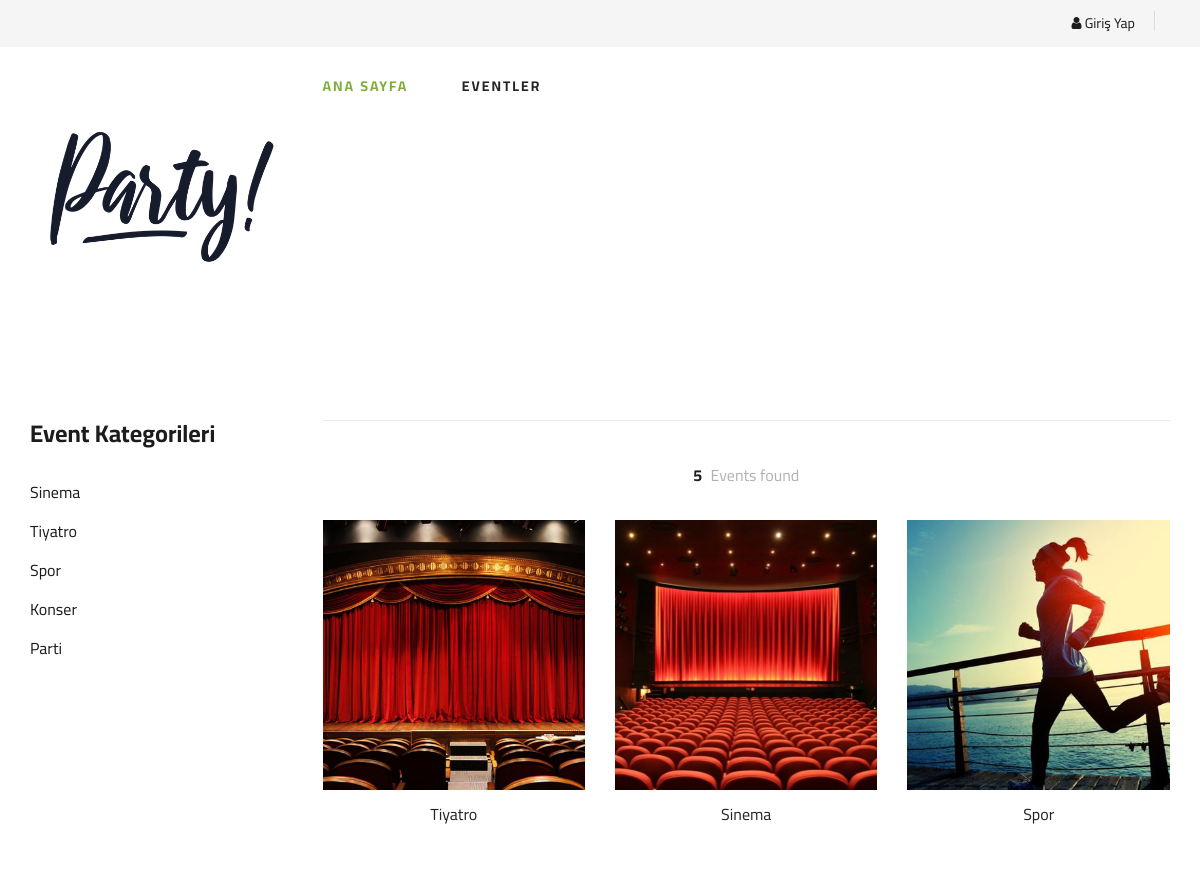
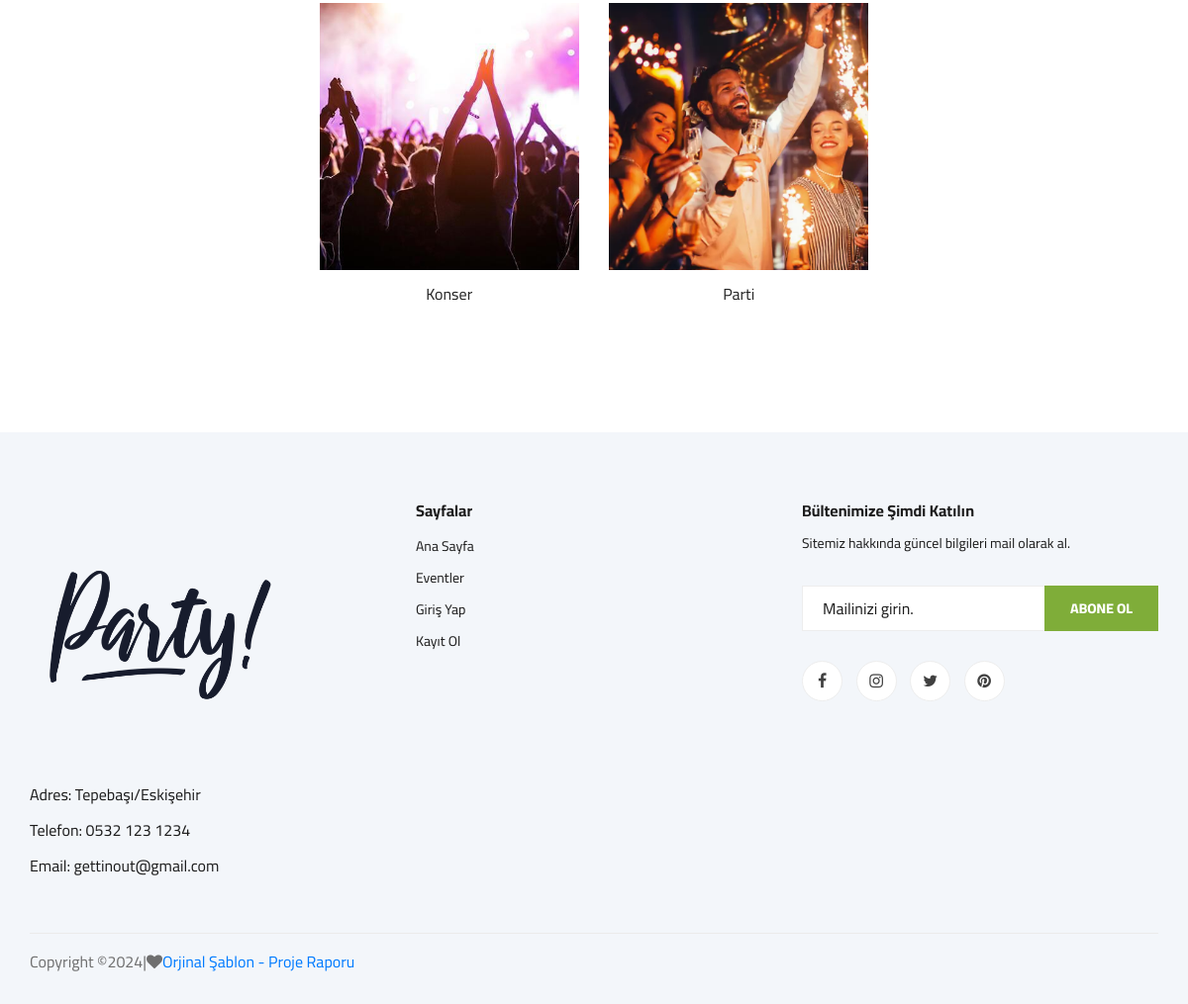
Screenshot of /events.php with the database file from the repository (2 pictures, top to bottom).
### tables this page shows
CREATE TABLE `categories` (
  `ID` int(5) NOT NULL,
  `Name` varchar(11) NOT NULL
);

CREATE TABLE `events` (
  `ID` int(5) NOT NULL,
  `User` int(11) NOT NULL,
  `Name` varchar(50) NOT NULL,
  `Description` varchar(250) NOT NULL,
  `Location` varchar(50) NOT NULL,
  `Time` date NOT NULL,
  `Category` int(5) NOT NULL,
  `img` varchar(255) NOT NULL
);

### events.php (the view, shortened to what this page needs)
<?php
require_once 'config.php';
if (!isset($_GET["category"])) {
    $events = $con->prepare("SELECT ID,img, Name FROM events");
    $events->execute();
    $events = $events->fetchAll(PDO::FETCH_ASSOC);
}else {
    $events = $con->prepare("SELECT ID,img, Name FROM events WHERE Category = :category");
    $events->execute([
        'category' => $_GET["category"]
    ]);
    $events = $events->fetchAll(PDO::FETCH_ASSOC);
}
$categories = $con->prepare("SELECT ID, Name FROM categories");
$categories->execute();
$categories = $categories->fetchAll(PDO::FETCH_ASSOC);
?>
<!DOCTYPE html>
<html lang="zxx">
<head>
    <link rel="stylesheet" href="css/bootstrap.min.css" type="text/css">
    <link rel="stylesheet" href="css/font-awesome.min.css" type="text/css">
    <link rel="stylesheet" href="css/elegant-icons.css" type="text/css">
    <link rel="stylesheet" href="css/nice-select.css" type="text/css">
    <link rel="stylesheet" href="css/jquery-ui.min.css" type="text/css">
    <link rel="stylesheet" href="css/owl.carousel.min.css" type="text/css">
    <link rel="stylesheet" href="css/slicknav.min.css" type="text/css">
    <link rel="stylesheet" href="css/style.css" type="text/css">
</head>
<body>
    <?php require_once "header.php" ?>
    <section class="product spad">
        <div class="container">
            <div class="row">
                <div class="col-lg-3 col-md-5">
                    <div class="sidebar">
                        <div class="sidebar__item">
                            <h4>Event Kategorileri</h4>
                            <ul>
                                <?php foreach($categories as $category) {?>
                                <li><a href="events.php?category=<?php echo $category["ID"] ?>"><?php echo $category["Name"] ?></a></li>
                                <?php } ?>
                            </ul>
                        </div>
                    </div>
                </div>
                <div class="col-lg-9 col-md-7">
                    <div class="filter__item">
                        <div class="row">
                            <div class="col-lg-4 col-md-5">
                            </div>
                            <div class="col-lg-4 col-md-4">
                                <div class="filter__found">
                                    <h6><span><?php echo count($events); ?></span> Events found</h6>
                                </div>
                            </div>
                            <div class="col-lg-4 col-md-3">
                            </div>
                        </div>
                    </div>
                    <div class="row">
                        <?php foreach($events as $event) {?>
                        <div class="col-lg-4 col-md-6 col-sm-6">
                            <div class="product__item">
                                <?php $resim = $event["img"] ?>
                                <div class="product__item__pic set-bg" data-setbg="img/categories/<?php echo $resim ?>">
                                </div>
                                <div class="product__item__text">
                                    <h6><a href="eventDetails.php?id=<?php echo $event["ID"]?>"><?php echo $event["Name"] ?></a></h6>
                                </div>
                            </div>
                        </div>
                        <?php } ?>
                    </div>
                </div>
            </div>
        </div>
    </section>
<?php require_once "footer.php" ?>
</body>
</html>

### header.php (shortened to what this page needs)
<header class="header">
    <div class="header__top">
        <div class="container">
            <div class="row">
                <div class="col-lg-6 col-md-6">
                    <div class="header__top__left">
                    </div>
                </div>
                <div class="col-lg-6 col-md-6">
                    <div class="header__top__right">
                    <div class="header__top__right__social">
                        <a href="login.php"><i class="fa fa-user"></i> <?php if (isset($_SESSION["User"])) {
                                echo $_SESSION["User"]["Name"];
                            }else {
                                echo "Giriş Yap";
                            } ?>
                        </div>
                    </div>
                </div>
            </div>
        </div>
    </div>
    <div class="container">
        <div class="row">
            <div class="col-lg-3">
                <div class="header__logo">
                    <a href="index.php"><img src="img/logo.png" alt=""></a>
                </div>
            </div>
            <div class="col-lg-6">
                <nav class="header__menu">
                    <ul>
                        <li class="active"><a href="./index.php">Ana Sayfa</a></li>
                        <li ><a href="events.php">Eventler</a></li>
                    </ul>
                </nav>
            </div>
        </div>
    </div>
</header>

### footer.php (shortened to what this page needs)
  <footer class="footer spad">
      <div class="container">
          <div class="row">
              <div class="col-lg-3 col-md-6 col-sm-6">
                  <div class="footer__about">
                      <div class="footer__about__logo">
                          <a href="index.php"><img src="img/logo.png" alt=""></a>
                      </div>
                      <ul>
                          <li>Adres: Tepebaşı/Eskişehir</li>
                          <li>Telefon: 0532 123 1234</li>
                          <li>Email: gettinout@gmail.com</li>
                      </ul>
                  </div>
              </div>
              <div class="col-lg-4 col-md-6 col-sm-6 offset-lg-1">
                  <div class="footer__widget">
                      <h6>Sayfalar</h6>
                      <ul>
                          <li><a href="index.php">Ana Sayfa</a></li>
                          <li><a href="events.php">Eventler</a></li>
                          <li><a href="login.php">Giriş Yap</a></li>
                          <li><a href="login.php">Kayıt Ol</a></li>
                      </ul>
                  </div>
              </div>
              <div class="col-lg-4 col-md-12">
                  <div class="footer__widget">
                      <h6>Bültenimize Şimdi Katılın</h6>
                      <p>Sitemiz hakkında güncel bilgileri mail olarak al.</p>
                      <form action="#">
                          <input type="text" placeholder="Mailinizi girin.">
                          <button type="submit" class="site-btn">Abone Ol</button>
                      </form>
                      <div class="footer__widget__social">
                          <a target="_blank" href="https://www.facebook.com/"><i class="fa fa-facebook"></i></a>
                          <a target="_blank" href="https://www.instagram.com/"><i class="fa fa-instagram"></i></a>
                          <a target="_blank" href="https://www.twitter.com/"><i class="fa fa-twitter"></i></a>
                          <a target="_blank" href="https://www.pinterest.com/"><i class="fa fa-pinterest"></i></a>
                      </div>
                  </div>
              </div>
          </div>
          <div class="row">
              <div class="col-lg-12">
                  <div class="footer__copyright">
                      <div class="footer__copyright__text"><p>
Copyright &copy;<script>document.write(new Date().getFullYear());</script>|<i class="fa fa-heart" aria-hidden="true"></i><a href="https://preview.colorlib.com/#ogani" target="_blank">Orjinal Şablon</a>
<a href="rapor\rapor.pdf" target="_blank" > - Proje Raporu</a><br>
</p></div>
                  </div>
              </div>
          </div>
      </div>
  </footer>

### rows the page displays
categories: Name "Sinema"
categories: Name "Tiyatro"
categories: Name "Spor"
categories: Name "Konser"
categories: Name "Parti"
events: shows a picture, Name "Tiyatro"
events: shows a picture, Name "Sinema"
events: shows a picture, Name "Spor"
events: shows a picture, Name "Konser"
events: shows a picture, Name "Parti"

### other values shown
count($events) "5"
